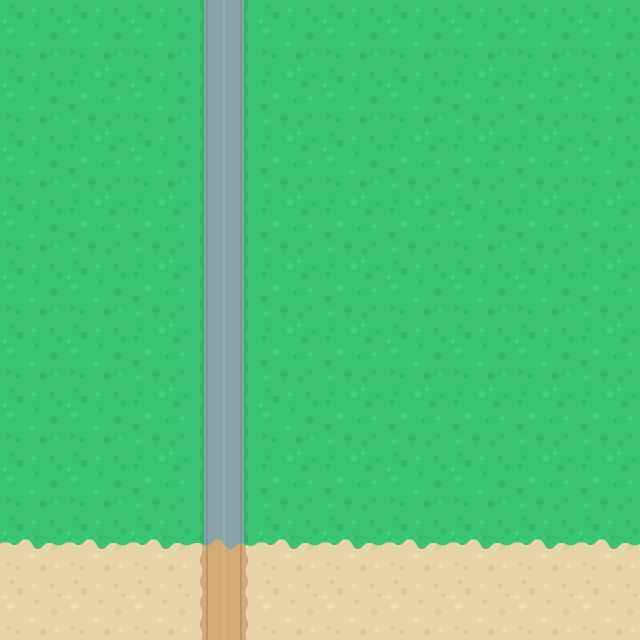

Rendered tile map (Tiled .tmx) drawn with the repository's tilesets; below, a short description and the map source with its tile grids summarised:
An orthogonal 10x10 tile map with 64x64 px tiles, 1 tile layer (Tile Layer 1).

<map version="1.0" tiledversion="1.1.6" orientation="orthogonal" renderorder="right-down" width="10" height="10" tilewidth="64" tileheight="64" infinite="0" nextobjectid="1">
 <tileset firstgid="1" name="terrainTiles_default" tilewidth="64" tileheight="64" tilecount="40" columns="10">
  <image source="terrainTiles_default.png" width="640" height="256" />
 </tileset>
 <layer name="Tile Layer 1" width="10" height="10">
  <data>[100 cells, 100 non-empty, 7 distinct tile ids]</data>
 </layer>
</map>
